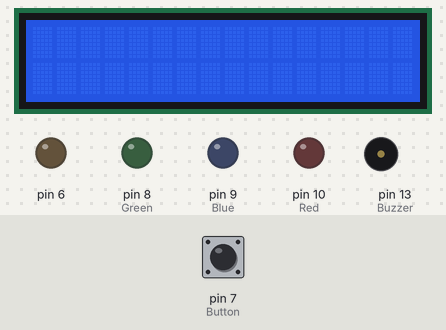
This sketch was run on a simulated Arduino Uno, built with avr-gcc and run on an emulated ATmega328P. Parts: 16×2 character LCD, output pins drawn as LEDs (lit = HIGH), buzzer (waves = sounding). The inputs (shaded band) are chosen by the test bench; at power-on: pin 7 (Button) LOW.

Above: at 1.2 s.
1.3 s: pin 7 (Button) pulled HIGH for 0.15 s
At 1.7 s:
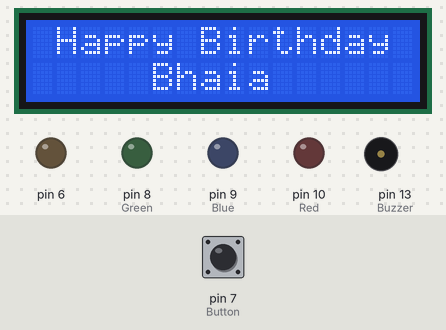
At 20.8 s:
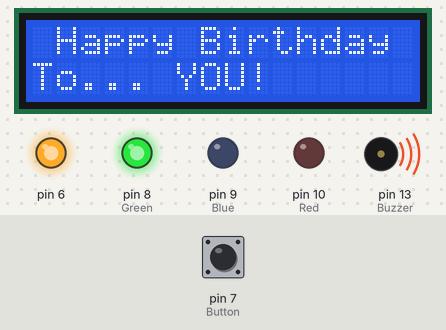
Timing chart, 0 to 22.8 s (numbered marks = the images above; inputs shaded):
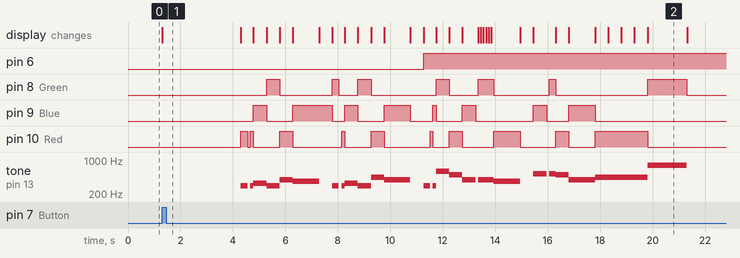

Measured:
- after the input at 1.3 s, pin 6: LOW → HIGH after 10.0 s; pin 8 (Green): LOW → HIGH after 4.0 s, → LOW 0.50 s later, → HIGH 2.0 s later, → LOW 0.25 s later, … (14 changes in this stretch)

The sketch:

happy_birthday1.ino
```cpp
//LCD library and initial pin definitions
#include <LiquidCrystal.h>
LiquidCrystal lcd(12,11,5,4,3,2);

//Musical notes
const int d4 = 294;
const int e4 = 330;
const int g4 = 392;
const int gflat4 = 370;
const int a4 = 440;
const int d5 = 587;
const int b4 = 494;
const int c5 = 523;
const int g5 = 784;
const int e5 = 659;
const int f5 = 698;

//Pin definitions
const int Blue = 9;
const int Green = 8;
const int Red = 10;
const int Button = 7;
const int Buzzer = 13;

//Text customization
char bday_name[]="Bhaia"; // name of the person
int length = strlen(bday_name); //find length of name
int spaces = (16-length)/2; //find how many spaces needed to center
int chardelay = (500/length); //determine delay in letters

void setup()
{
  lcd.begin(16,2);      //Enable LCD


  pinMode(Blue, OUTPUT);  //Blue
  pinMode(Green, OUTPUT);  //Green
  pinMode(Red, OUTPUT); //Red
  pinMode(Buzzer, OUTPUT); //Buzzer

  pinMode(Button, INPUT);   //Button
}

void loop()
{
    int btn = digitalRead(Button);
    Serial.println(btn);

  if(btn == 1){ //test for button press

    lcd.print(" Happy Birthday"); //Initial message
    lcd.setCursor(0, 1);

    for(int k=1; k<=spaces;k++){ //center birthday name by adding spaces
      lcd.print(" ");
    }
    lcd.print(bday_name); //print name all at once
    delay(3000);
    lcd.clear();

    lcd.print(" Happy");
    tone(Buzzer, d4);
    analogWrite(Red, 255);
    delay(250); //eigth note
    noTone(Buzzer);
    analogWrite(Red, 0);
    delay(100);
    tone(Buzzer, d4);
    analogWrite(Red, 255);
    delay(125);
    lcd.print(" Birth");
    tone(Buzzer, e4);
    analogWrite(Red, 0);
    analogWrite(Blue, 255);
    delay(500);
    lcd.print("day");
    tone(Buzzer, d4);
    analogWrite(Blue, 0);
    analogWrite(Green, 255);
    delay(500);
    lcd.setCursor(0, 1);
    lcd.print("     To");
    tone(Buzzer, g4);
    analogWrite(Green, 0);
    analogWrite(Red, 255);
    delay(500);
    lcd.print(" you!");
    tone(Buzzer, gflat4);
    analogWrite(Red, 0);
    analogWrite(Blue, 255);
    delay(1000);
    noTone(Buzzer);
    lcd.clear();
    delay(500);
    analogWrite(Blue, 0);
    lcd.clear();
    lcd.print(" Happy");
    tone(Buzzer, d4);
    analogWrite(Green, 255);
    delay(250); //eigth note
    noTone(Buzzer);
    analogWrite(Green, 0);
    delay(100);
    tone(Buzzer, d4);
    analogWrite(Red, 255);
    delay(125);
    lcd.print(" Birth");
    tone(Buzzer, e4);
    analogWrite(Red, 0);
    analogWrite(Blue, 255);
    delay(500);
    lcd.print("day");
    tone(Buzzer, d4);
    analogWrite(Blue, 0);
    analogWrite(Green, 255);
    delay(500);
    lcd.setCursor(0, 1);
    lcd.print("     To");
    tone(Buzzer, a4);
    analogWrite(Green, 0);
    analogWrite(Red, 255);
    delay(500);
    lcd.print(" you!");
    tone(Buzzer, g4);
    analogWrite(Red, 0);
    analogWrite(Blue, 255);
    delay(1000);
    noTone(Buzzer);
    lcd.clear();
    analogWrite(Blue, 0);
    delay(500);
    lcd.print("     Happy");
    tone(Buzzer, d4);
    analogWrite(6, 255);
    delay(250); //eigth note
    noTone(Buzzer);
    analogWrite(Green, 0);
    analogWrite(Red, 255);
    delay(100);
    tone(Buzzer, d4);
    analogWrite(Red, 0);
    analogWrite(Blue, 255);
    delay(125);
    lcd.setCursor(0, 1);
    tone(Buzzer, d5);
    analogWrite(Blue, 0);
    analogWrite(Green, 255);
    lcd.print("    Birth");
    delay(500);
    lcd.print("day");
    tone(Buzzer, b4);
    analogWrite(Green, 0);
    analogWrite(Red, 255);
    delay(500);
    lcd.clear();
    lcd.print("      Dear");
    tone(Buzzer, g4);
    analogWrite(Red, 0);
    analogWrite(Blue, 255);
    delay(500);
    noTone(Buzzer);
    analogWrite(Blue, 0);
    delay(100);
    lcd.setCursor(0, 1);
    tone(Buzzer, g4);
    analogWrite(Green, 255);

    for(int j=1; j<=spaces; j++){ //center birthday name with spaces
      lcd.print(" ");
    }

    for(int i=0; i<=length ; i++){ //print letters in birthday name with delay

    lcd.print(bday_name[i]);
    delay(chardelay);
}

    tone(Buzzer, gflat4);
    analogWrite(Green, 0);
    analogWrite(Red, 255);
    delay(1000);
    lcd.clear();
    noTone(Buzzer);
    analogWrite(Red, 0);
    delay(500);
    lcd.print(" Happy");
    tone(Buzzer, c5);
    analogWrite(Blue, 255);
    delay(500);
    noTone(Buzzer);
    analogWrite(Blue, 0);
    delay(100);
    tone(Buzzer, c5);
    analogWrite(Green, 255);
    delay(250);
    lcd.print(" Birth");
    tone(Buzzer, b4);
    analogWrite(Green, 0);
    analogWrite(Red, 255);
    delay(500);
    lcd.print("day");
    tone(Buzzer, g4);
    analogWrite(Red, 0);
    analogWrite(Blue, 255);
    delay(1000);
        lcd.setCursor(0, 1);

    lcd.print("To");
    tone(Buzzer, a4);
    analogWrite(Blue, 0);
    analogWrite(Red, 255);
    delay(500);
    lcd.print(".");
    delay(500);
    lcd.print(".");
    delay(500);
    lcd.print(".");
    delay(500);
    tone(Buzzer, g5);
    lcd.print(" YOU!");
    analogWrite(Red, 0);
    analogWrite(Green, 255);
    delay(1500);
    noTone(Buzzer);
    analogWrite(Green, 0);
    lcd.clear();
    lcd.print(" From .... Avinash "); //From Ur Name
        lcd.setCursor(0, 1);
        lcd.print("......");
    delay(2000);
lcd.clear();
    lcd.print("Live Like  ");
        lcd.setCursor(0, 1);
        lcd.print(" A KING..");
        delay(2000);

  }else{

    delay(1);}
}
  
```
